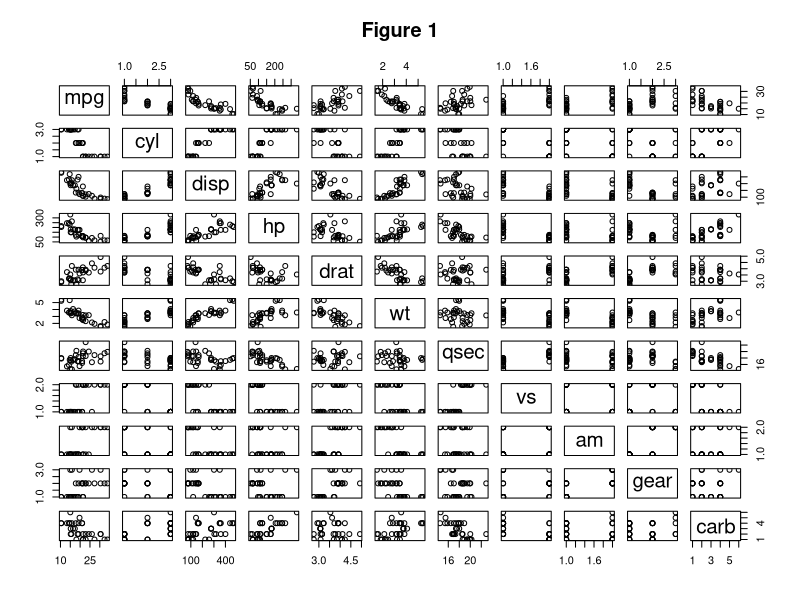
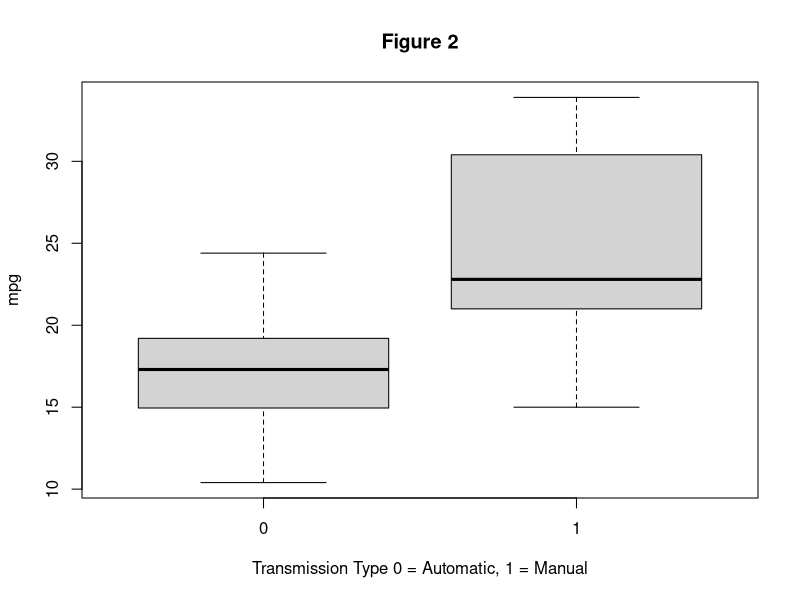
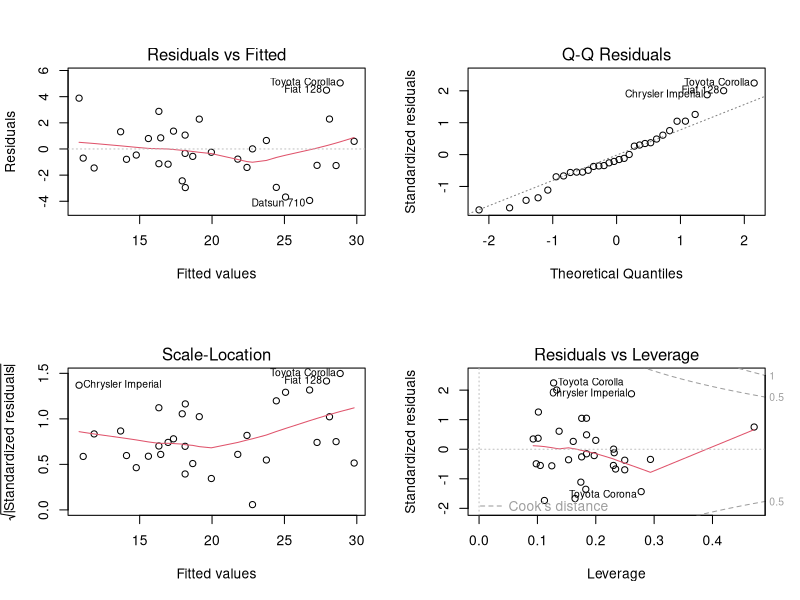

Reproduce these figures in R, in order.
## ---- chunk 1
data(mtcars); attach(mtcars); #summary(mtcars)
## ---- chunk 2
mtcars$cyl <- factor(mtcars$cyl) # Number of cylinders
mtcars$vs <- factor(mtcars$vs) # V-line/Straight-line engine type
mtcars$gear <- factor(mtcars$gear) # Number of forward gears 
mtcars$am <- factor(mtcars$am) # Transmission
mtcars$carb <- factor(mtcars$carb) # Number of carburetors
## ---- chunk 3
round(aggregate(mpg ~ am, FUN = mean), 2)
## ---- chunk 4
t <- t.test(mpg ~ am, data = mtcars)
## ---- chunk 5
options(show.signif.stars=F)
model0 <- lm(mpg ~ am)
model1 <- lm(mpg ~ cyl + disp + hp + drat + wt + qsec + vs + am + gear + carb, data = mtcars)
summary(model1)$coefficients
## ---- chunk 6
model2 <- update(model1, .~. -carb)
model3 <- update(model2, .~. -drat)
model4 <- update(model3, .~. -gear)
model5 <- update(model4, .~. -disp)
model6 <- update(model5, .~. -qsec)
model7 <- update(model6, .~. -vs)
summary(model7)$coefficients
a <- anova(model0, model1, model7)
## ---- chunk 7
confint(model7, level = .95)
## ---- chunk 8
plot(mtcars, main = "Figure 1")
boxplot(mpg ~ am, main = "Figure 2", ylab = "mpg", 
        xlab = "Transmission Type 0 = Automatic, 1 = Manual")
par(mfrow = c(2, 2))
plot(model7)
